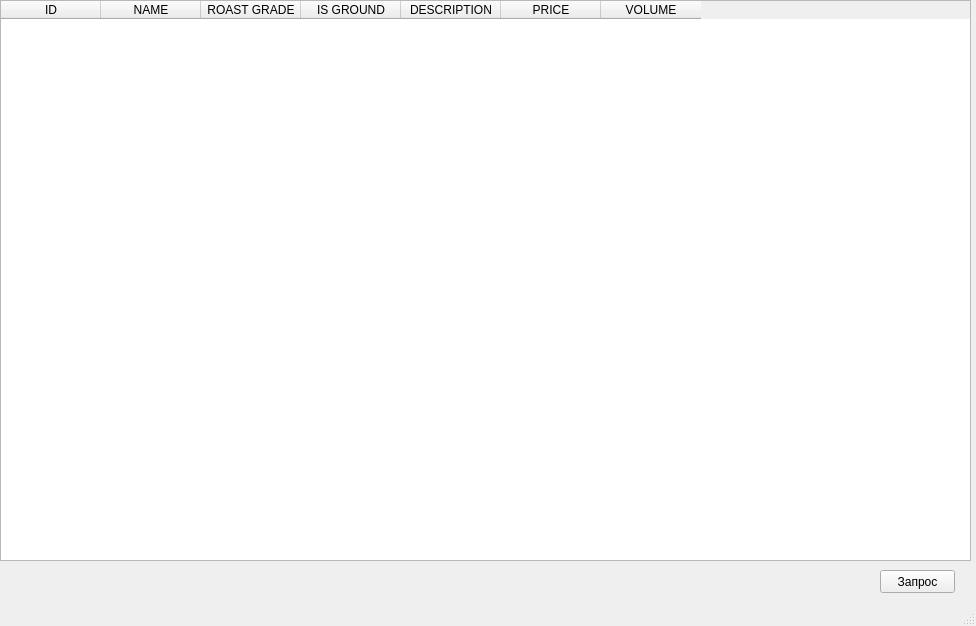
<?xml version="1.0" encoding="UTF-8"?>
<ui version="4.0">
 <class>MainWindow</class>
 <widget class="QMainWindow" name="MainWindow">
  <property name="geometry">
   <rect>
    <x>0</x>
    <y>0</y>
    <width>976</width>
    <height>626</height>
   </rect>
  </property>
  <property name="windowTitle">
   <string>Эспрессо</string>
  </property>
  <widget class="QWidget" name="centralwidget">
   <widget class="QTableWidget" name="tableWidget">
    <property name="geometry">
     <rect>
      <x>0</x>
      <y>0</y>
      <width>971</width>
      <height>561</height>
     </rect>
    </property>
    <column>
     <property name="text">
      <string>ID</string>
     </property>
    </column>
    <column>
     <property name="text">
      <string>NAME</string>
     </property>
    </column>
    <column>
     <property name="text">
      <string>ROAST GRADE</string>
     </property>
    </column>
    <column>
     <property name="text">
      <string>IS GROUND</string>
     </property>
    </column>
    <column>
     <property name="text">
      <string>DESCRIPTION</string>
     </property>
    </column>
    <column>
     <property name="text">
      <string>PRICE</string>
     </property>
    </column>
    <column>
     <property name="text">
      <string>VOLUME</string>
     </property>
    </column>
   </widget>
   <widget class="QPushButton" name="pushButton">
    <property name="geometry">
     <rect>
      <x>880</x>
      <y>570</y>
      <width>75</width>
      <height>23</height>
     </rect>
    </property>
    <property name="text">
     <string>Запрос</string>
    </property>
   </widget>
  </widget>
  <widget class="QStatusBar" name="statusbar"/>
 </widget>
 <resources/>
 <connections/>
</ui>
